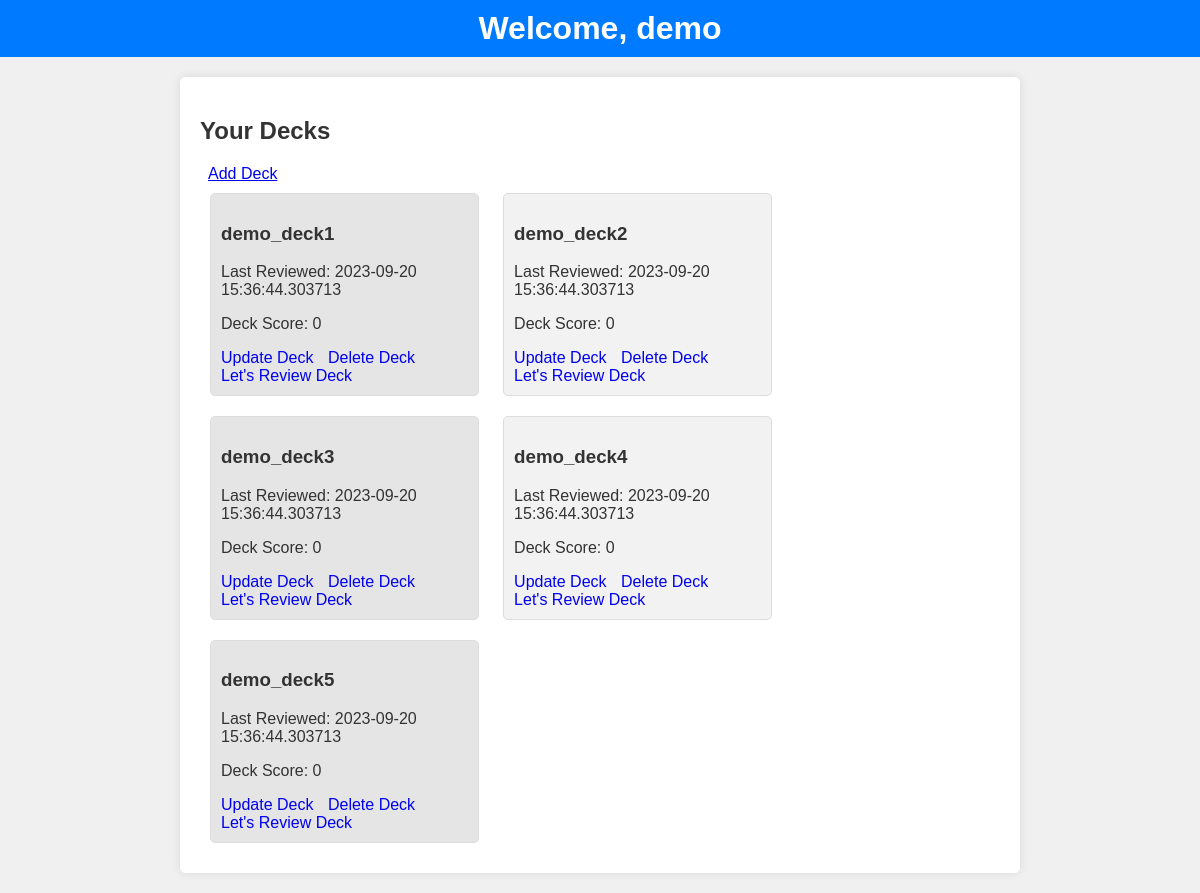
The page /user_dashboard/1 on the database as committed earlier.
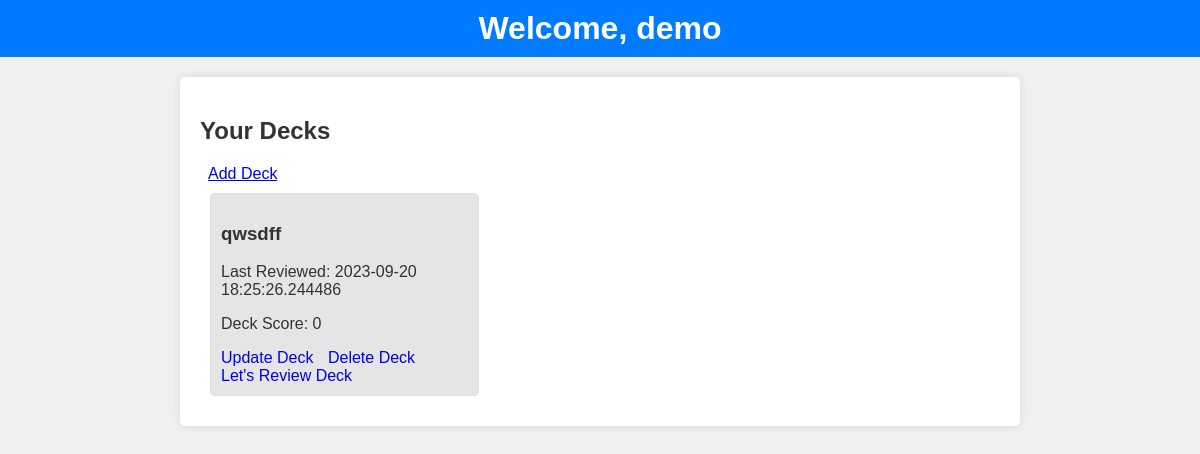
The same page on the database as committed later.
### app.py (models this page shows, shortened)
class User(db.Model):
        id = db.Column(db.Integer, primary_key = True, autoincrement=True)
        username = db.Column(db.String(200), nullable = False)
        email = db.Column(db.String(200), nullable = False)
        password = db.Column(db.String(200), nullable = False)
        user_decks = relationship('Deck')

class Deck(db.Model):
        id = db.Column(db.Integer, primary_key = True, autoincrement=True)
        name = db.Column(db.String(200), nullable = False)
        last_reviewed = db.Column(db.DateTime , default = datetime.now())
        deck_score = db.Column(db.Integer, nullable = False)
        cards = relationship('Card' , cascade="all, delete-orphan")
        user_id = db.Column(db.Integer, db.ForeignKey('user.id'), nullable=False)
        deck_user = relationship('User', overlaps="user_decks")

### app.py (the view)
@app.route('/user_dashboard/<int:user_id>', methods=['GET'])
def user_dashboard(user_id):
     user = User.query.get_or_404(user_id)
     print(user.user_decks)
     return render_template('user_dashboard.html', user = user)

### templates/user_dashboard.html (shortened to what this page needs)
<!DOCTYPE html>
<html lang="en">
<head>
</head>
<body>
    <header>
        <h1>Welcome, {{ user.username }}</h1>
    </header>
    <div class="container">
        <h2>Your Decks</h2>
        &nbsp <a href="/add_deck/{{ user.id }}"> Add Deck</a> <br>
        {% for deck in user.user_decks %}
        <div class="card">
            <h3>{{ deck.name }}</h3>
            <p>Last Reviewed: {{ deck.last_reviewed }}</p>
            <p>Deck Score: {{ deck.deck_score }}</p>
            <a href="/update_deck/{{ deck.id }}">Update Deck</a>
            <a href="/delete_deck/{{ deck.id }}">Delete Deck</a> <br>
            <a href="/review_deck/{{ deck.id }}">Let's Review Deck</a>
        </div>
        {% endfor %}
    </div>
</body>
</html>

### templates/user_dashboard.html (style rules this page uses)
body, h1 { margin: 0; padding: 0; }
body { font-family: Arial, sans-serif; background-color: #f0f0f0; color: #333; }
header { background-color: #007BFF; color: #fff; text-align: center; padding: 10px; }
.container { max-width: 800px; margin: 20px auto; background-color: #fff; padding: 20px; border-radius: 5px; box-shadow: 0px 0px 10px rgba(0, 0, 0, 0.1); }
.card { border: 1px solid #ddd; padding: 10px; margin: 10px; border-radius: 5px; display: inline-block; width: calc(33.33% - 20px); background-color: #fff; }
.card:nth-child(even) { background-color: #e5e5e5; }
.card a { margin-right: 10px; text-decoration: none; }

Rows that differ between the two databases and show on the page:
removed Deck: name "demo_deck2", last_reviewed "2023-09-20 15:36:44.303713", deck_score "0"
removed Deck: name "demo_deck3", last_reviewed "2023-09-20 15:36:44.303713", deck_score "0"
removed Deck: name "demo_deck4", last_reviewed "2023-09-20 15:36:44.303713", deck_score "0"
removed Deck: name "demo_deck5", last_reviewed "2023-09-20 15:36:44.303713", deck_score "0"
changed Deck: name "demo_deck1" → "qwsdff"; last_reviewed "2023-09-20 15:36:44.303713" → "2023-09-20 18:25:26.244486"
